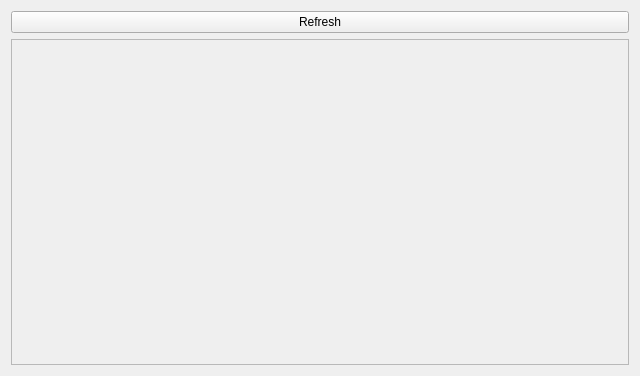
<?xml version="1.0" encoding="UTF-8"?>
<ui version="4.0">
 <class>MainWindowVideos</class>
 <widget class="QWidget" name="MainWindowVideos">
  <property name="geometry">
   <rect>
    <x>0</x>
    <y>0</y>
    <width>640</width>
    <height>376</height>
   </rect>
  </property>
  <property name="windowTitle">
   <string>Videos</string>
  </property>
  <layout class="QVBoxLayout" name="verticalLayout">
   <item>
    <widget class="QPushButton" name="btnRefresh">
     <property name="text">
      <string>Refresh</string>
     </property>
    </widget>
   </item>
   <item>
    <widget class="QScrollArea" name="scrArea">
     <property name="horizontalScrollBarPolicy">
      <enum>Qt::ScrollBarAlwaysOff</enum>
     </property>
     <property name="widgetResizable">
      <bool>true</bool>
     </property>
     <property name="alignment">
      <set>Qt::AlignLeading|Qt::AlignLeft|Qt::AlignTop</set>
     </property>
     <widget class="QWidget" name="scrAreaContents">
      <property name="geometry">
       <rect>
        <x>0</x>
        <y>0</y>
        <width>620</width>
        <height>328</height>
       </rect>
      </property>
     </widget>
    </widget>
   </item>
  </layout>
 </widget>
 <resources/>
 <connections/>
</ui>
